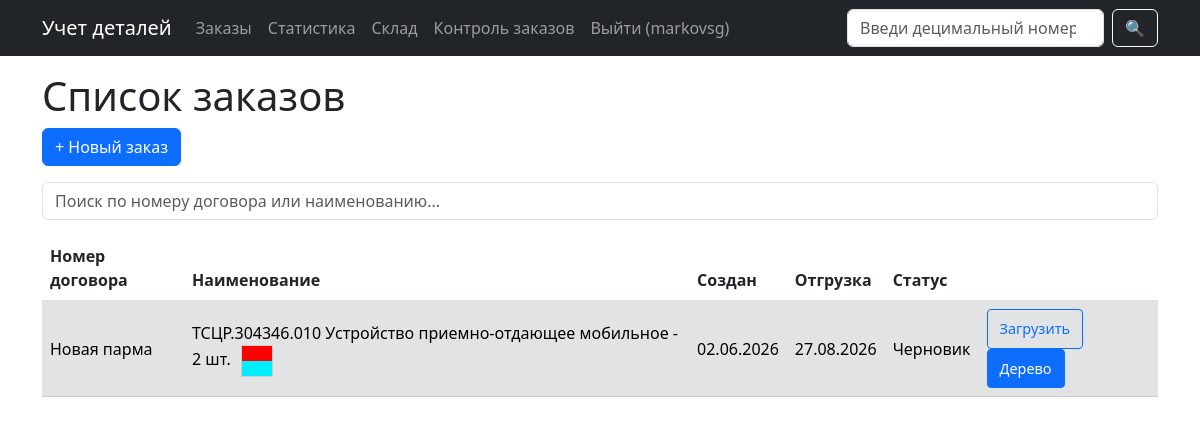
Screenshot of / (signed in) with the database file from the repository.
### scanner/models.py (models this page shows, shortened)
class Order(models.Model):
    STATUS_CHOICES = [
        ('draft', 'Черновик'),
        ('in_progress', 'В работе'),
        ('paused', 'Приостановлен'),
        ('completed', 'Завершён'),
        ('shipped', 'Отгружен'),
        ('closed', 'Закрыт'),
    ]
    order_number = models.CharField(max_length=100, verbose_name='Номер договора')
    full_name = models.CharField(max_length=500, unique=True, null=True, blank=True, verbose_name='Полное наименование')
    created_at = models.DateTimeField(auto_now_add=True, verbose_name='Дата создания')
    due_date = models.DateField(null=True, blank=True, verbose_name='Дата отгрузки')
    status = models.CharField(max_length=20, choices=STATUS_CHOICES, default='draft', verbose_name='Статус')
    color1 = models.CharField(max_length=7, default='#ffffff', verbose_name='Цвет 1')
    color2 = models.CharField(max_length=7, default='#ffffff', verbose_name='Цвет 2')
    class Meta:
        verbose_name = 'Заказ'
        verbose_name_plural = 'Заказы'

### scanner/views.py (the view)
# urls.py: path('', views.dashboard, name='home'),
@login_required
def dashboard(request):
    orders = Order.objects.all().order_by('-created_at')
    return render(request, 'scanner/dashboard.html', {'orders': orders})

### scanner/templates/scanner/dashboard.html (shortened to what this page needs)
{% extends 'scanner/base.html' %}
{% block content %}
<h1>Список заказов</h1>
<button class="btn btn-primary mb-3" data-bs-toggle="modal" data-bs-target="#createOrderModal">+ Новый заказ</button>
<div class="mb-3">
    <input type="text" id="dashboardSearch" class="form-control" placeholder="Поиск по номеру договора или наименованию...">
</div>
<table class="table searchable align-middle">
    <thead><tr><th>Номер договора</th><th>Наименование</th><th>Создан</th><th>Отгрузка</th><th>Статус</th><th></th></tr></thead>
    <tbody>
    {% for order in orders %}
    <tr class="{% if order.status == 'draft' %}table-secondary{% elif order.status == 'in_progress' %}table-primary{% elif order.status == 'paused' %}table-warning{% elif order.status == 'completed' %}table-success{% elif order.status == 'shipped' %}table-info{% elif order.status == 'closed' %}table-light{% endif %}">
        <td>{{ order.order_number }}</td>
        <td>
                    {{ order.full_name }}
                    <span style="display: inline-block; width: 32px; height: 32px; background: linear-gradient(to bottom, {{ order.color1 }} 50%, {{ order.color2 }} 50%); border: 1px solid #ccc; vertical-align: middle; margin-left: 6px;"></span>
                </td>
        <td>{{ order.created_at|date:"d.m.Y" }}</td>
        <td>{{ order.due_date|date:"d.m.Y"|default:"—" }}</td>
        <td>{{ order.get_status_display }}</td>
        <td>
            <a href="{% url 'order_detail' order.id %}" class="btn btn-sm btn-outline-primary">Загрузить</a>
            <a href="{% url 'order_tree' order.id %}" class="btn btn-sm btn-primary">Дерево</a>
        </td>
    </tr>
    {% endfor %}
    </tbody>
</table>
{% endblock %}

### scanner/templates/scanner/base.html (shortened to what this page needs)
<!DOCTYPE html>
<html lang="ru">
<head>
    <link href="https://cdn.jsdelivr.net/npm/bootstrap@5.3.0/dist/css/bootstrap.min.css" rel="stylesheet">
    <link href="https://cdn.jsdelivr.net/npm/bootstrap-icons@1.10.0/font/bootstrap-icons.css" rel="stylesheet">
</head>
<body>
<nav class="navbar navbar-expand-lg navbar-dark bg-dark mb-3">
    <div class="container">
        <a class="navbar-brand" href="{% url 'home' %}">Учет деталей</a>
        <div class="collapse navbar-collapse" id="mainNav">
            <ul class="navbar-nav me-auto">
                <li class="nav-item"><a class="nav-link" href="{% url 'order_list' %}">Заказы</a></li>
                {% if user.is_authenticated and user.employee %}
                    {% with user.employee.role as role %}
                        {% if role in 'admin,dispatcher,master,technologist,supervisor' %}
                            <li class="nav-item"><a class="nav-link" href="{% url 'stats' %}">Статистика</a></li>
                        {% endif %}
                        <li class="nav-item"><a class="nav-link" href="{% url 'warehouse' %}">Склад</a></li>
                        {% if role in 'admin,dispatcher,master,technologist,supervisor' %}
                            <li class="nav-item"><a class="nav-link" href="{% url 'orders_control' %}">Контроль заказов</a></li>
                        {% endif %}
                        <li class="nav-item"><a class="nav-link" href="{% url 'logout' %}">Выйти ({{ user.username }})</a></li>
                    {% endwith %}
                {% elif user.is_authenticated %}
                    <li class="nav-item"><a class="nav-link" href="{% url 'logout' %}">Выйти ({{ user.username }})</a></li>
                {% endif %}
            </ul>
            <form class="d-flex mt-2 mt-lg-0" method="get" action="{% url 'search' %}">
                <input class="form-control me-2" type="search" name="q" placeholder="Введи децимальный номер" aria-label="Search">
                <button class="btn btn-outline-light" type="submit">🔍</button>
            </form>
        </div>
    </div>
</nav>
<div class="container">
    {% block content %}{% endblock %}
</div>
</body>
</html>

### scanner/templates/scanner/base.html (style rules this page uses)
.container { padding-left: 12px; padding-right: 12px; }
.btn-sm { padding: 8px 12px; font-size: 0.9rem; }

### rows the page displays
Order: order_number "Новая парма", full_name "ТСЦР.304346.010 Устройство приемно-отдающее мобильное - 2 шт.", created_at "02.06.2026", due_date "27.08.2026", status "Черновик"

### other values shown
{{ user.username }} "markovsg"
